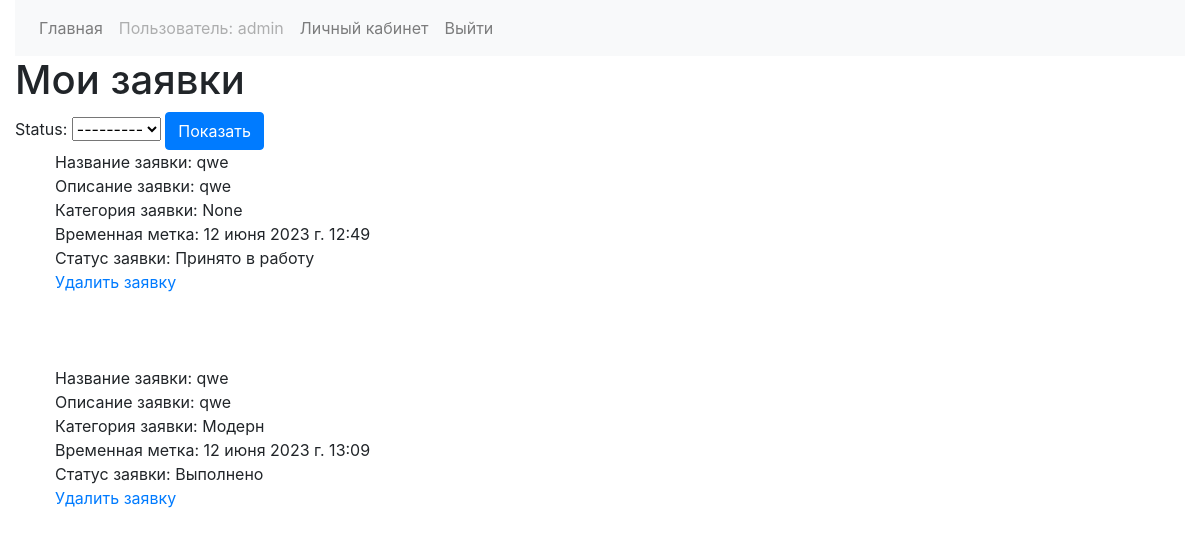
Page /catalog/application/ (signed in) on the committed database.
### catalog/models.py (models this page shows, shortened)
class AdvUser(AbstractBaseUser, PermissionsMixin):
    id = models.AutoField(primary_key=True, unique=True)
    username = models.CharField(max_length=200, unique=True)
    fullname = models.CharField(max_length=200)
    email = models.EmailField(unique=True, max_length=200)
    is_staff = models.BooleanField(default=False)
    USERNAME_FIELD = 'username'
    EMAIL_FIELD = 'email'
    REQUIRED_FIELDS = ['fullname', 'password', 'email',]
    objects = CustomAccountManager()

class Application(models.Model):
    name = models.CharField(max_length=200, help_text='Введите название заявки')
    summary = models.CharField(max_length=1000, help_text='Введите описание заявки')
    category = models.ForeignKey('Category', help_text='Выберите категория для заявки', on_delete=models.SET_NULL, null=True)
    timestamp = models.DateTimeField(default=timezone.now())
    image = models.ImageField(upload_to='images/', validators=[validate_image], help_text='Максимальный размер '
                                                                                          'изображения 2MB')
    application_status = (
        ('Новая', 'Now',),
        ('Принято в работу', 'Load',),
        ('Выполнено', 'Ready',)
    )
    status = models.CharField(max_length=50, choices=application_status, blank=True, default='Новая')
    client = models.ForeignKey(AdvUser, on_delete=models.SET_NULL, null=True, blank=True, to_field='id')
    comment = models.TextField(max_length=500, blank=True)
    design = models.ImageField(upload_to='images/',
                               help_text="Максимальный размер изображения 2MB",
                               blank=True,
                               null=True,
                               validators=[validate_image])

class Category(models.Model):
    name = models.CharField(max_length=200, help_text='Введите категорию заявки')
    def __str__(self):
        return self.name

### catalog/views.py (the view)
class ApplicationList(LoginRequiredMixin, generic.ListView):
    model = Application
    template_name = 'catalog/application_list.html'
    def get_context_data(self, **kwargs):
        context = super().get_context_data(**kwargs)
        context['filter'] = ApplicationFilter(self.request.GET, queryset=self.get_queryset())
        return context
    def get_queryset(self):
        return Application.objects.filter(client=self.request.user.id)

### catalog/templates/catalog/application_list.html
{% extends "base.html" %}
{% load bootstrap %}
{% block content %}
<h1>Мои заявки</h1>
<form action="" method="GET">
    {{ filter.form|bootstrap }}
    <button type="submit" class="btn btn-primary">Показать</button>
</form>
{% if application_list %}
    <ul>
      {% for application in filter.qs %}
        <li>Название заявки: {{application.name}}</li>
        <li>Описание заявки: {{application.summary}}</li>
        <li>Категория заявки: {{application.category}}</li>
        <li>Временная метка: {{application.timestamp}}</li>
        <li>Статус заявки: {{application.status}}</li>
        <li><a href="{% url 'application-delete' application.pk %}">Удалить заявку</a></li>
        <br>
        <br>
        <br>
      {% endfor %}
    </ul>
{% else %}
    <p>Нет заявок.</p>
{% endif %}
{% endblock %}

### catalog/templates/base.html (shortened to what this page needs)
<!DOCTYPE html>
<html lang="en">
<head>
    <link rel="stylesheet" href="https://maxcdn.bootstrapcdn.com/bootstrap/4.0.0/css/bootstrap.min.css">
</head>
<body>
  <div class="container-fluid">
      {% block sidebar %}
      <nav class="navbar navbar-expand-lg navbar-light bg-light">
          <ul class="navbar-nav mr-auto">
              <li class="nav-item"><a href="{% url 'home' %}" class="nav-link">Главная</a></li>
              {% if user.is_authenticated %}
              <li class="nav-item"><a href="" class="nav-link disabled">Пользователь: {{ user.get_username }}</a></li>
              <li class="nav-item"><a href="{% url 'profile' %}" class="nav-link">Личный кабинет</a></li>
              <li class="nav-item"><a href="{% url 'logout' %}?next={{request.path}}" class="nav-link">Выйти</a></li>
              {% else %}
              <li class="nav-item"><a href="{% url 'login' %}?next={{request.path}}" class="nav-link">Войти</a></li>
              <li class="nav-item"><a href="{% url 'register' %}" class="nav-link">Регистрация</a></li>
              {% endif %}
          </ul>
      </nav>
      {% endblock %}
      {% block content %}{% endblock %}
  </div>
</body>
</html>

### catalog/templates/base.html (style rules this page uses)
li { list-style-type: none; }

### rows in the picture
AdvUser: get_username "admin"
Application: name "qwe", summary "qwe", category "None", timestamp "12 июня 2023 г. 12:49", status "Принято в работу"
Application: name "qwe", summary "qwe", category "Модерн", timestamp "12 июня 2023 г. 13:09", status "Выполнено"
